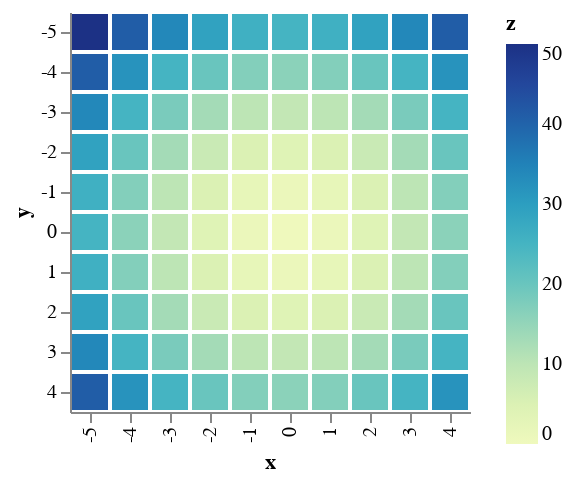

Write notebook code for a chart like this one.
### Markdown cell above
### Grid color and thickness

### Code cell
import altair as alt
import numpy as np
import pandas as pd

# Compute x^2 + y^2 across a 2D grid
x, y = np.meshgrid(range(-5, 5), range(-5, 5))
z = x ** 2 + y ** 2

# Convert this grid to columnar data expected by Altair
source = pd.DataFrame({'x': x.ravel(),
                     'y': y.ravel(),
                     'z': z.ravel()})

alt.Chart(source).mark_rect(stroke='white', strokeWidth=2).encode(
    x='x:O',
    y='y:O',
    color='z:Q'
)

### Figure 1 — Vega-Lite specification as saved in the notebook (floating-point values rounded to 4 significant figures)
{"config": {"view": {"continuousWidth": 400, "continuousHeight": 300}}, "data": {"name": "data-1487c93b91dee61ec4c167e470e512f4"}, "mark": {"type": "rect", "stroke": "white", "strokeWidth": 2}, "encoding": {"color": {"type": "quantitative", "field": "z"}, "x": {"type": "ordinal", "field": "x"}, "y": {"type": "ordinal", "field": "y"}}, "$schema": "https://vega.github.io/schema/vega-lite/v4.8.1.json", "datasets": {"data-1487c93b91dee61ec4c167e470e512f4": [{"x": -5, "y": -5, "z": 50}, {"x": -4, "y": -5, "z": 41}, {"x": -3, "y": -5, "z": 34}, {"x": -2, "y": -5, "z": 29}, {"x": -1, "y": -5, "z": 26}, {"x": 0, "y": -5, "z": 25}, {"x": 1, "y": -5, "z": 26}, {"x": 2, "y": -5, "z": 29}, {"x": 3, "y": -5, "z": 34}, {"x": 4, "y": -5, "z": 41}, {"x": -5, "y": -4, "z": 41}, {"x": -4, "y": -4, "z": 32}, {"x": -3, "y": -4, "z": 25}, {"x": -2, "y": -4, "z": 20}, {"x": -1, "y": -4, "z": 17}, {"x": 0, "y": -4, "z": 16}, {"x": 1, "y": -4, "z": 17}, {"x": 2, "y": -4, "z": 20}, {"x": 3, "y": -4, "z": 25}, {"x": 4, "y": -4, "z": 32}, {"x": -5, "y": -3, "z": 34}, {"x": -4, "y": -3, "z": 25}, {"x": -3, "y": -3, "z": 18}, {"x": -2, "y": -3, "z": 13}, {"x": -1, "y": -3, "z": 10}, {"x": 0, "y": -3, "z": 9}, {"x": 1, "y": -3, "z": 10}, {"x": 2, "y": -3, "z": 13}, {"x": 3, "y": -3, "z": 18}, {"x": 4, "y": -3, "z": 25}, {"x": -5, "y": -2, "z": 29}, {"x": -4, "y": -2, "z": 20}, {"x": -3, "y": -2, "z": 13}, {"x": -2, "y": -2, "z": 8}, {"x": -1, "y": -2, "z": 5}, {"x": 0, "y": -2, "z": 4}, {"x": 1, "y": -2, "z": 5}, {"x": 2, "y": -2, "z": 8}, {"x": 3, "y": -2, "z": 13}, {"x": 4, "y": -2, "z": 20}, {"x": -5, "y": -1, "z": 26}, {"x": -4, "y": -1, "z": 17}, {"x": -3, "y": -1, "z": 10}, {"x": -2, "y": -1, "z": 5}, {"x": -1, "y": -1, "z": 2}, {"x": 0, "y": -1, "z": 1}, {"x": 1, "y": -1, "z": 2}, {"x": 2, "y": -1, "z": 5}, {"x": 3, "y": -1, "z": 10}, {"x": 4, "y": -1, "z": 17}, {"x": -5, "y": 0, "z": 25}, {"x": -4, "y": 0, "z": 16}, {"x": -3, "y": 0, "z": 9}, {"x": -2, "y": 0, "z": 4}, {"x": -1, "y": 0, "z": 1}, {"x": 0, "y": 0, "z": 0}, {"x": 1, "y": 0, "z": 1}, {"x": 2, "y": 0, "z": 4}, {"x": 3, "y": 0, "z": 9}, {"x": 4, "y": 0, "z": 16}, {"x": -5, "y": 1, "z": 26}, {"x": -4, "y": 1, "z": 17}, {"x": -3, "y": 1, "z": 10}, {"x": -2, "y": 1, "z": 5}, {"x": -1, "y": 1, "z": 2}, {"x": 0, "y": 1, "z": 1}, {"x": 1, "y": 1, "z": 2}, {"x": 2, "y": 1, "z": 5}, {"x": 3, "y": 1, "z": 10}, {"x": 4, "y": 1, "z": 17}, {"x": -5, "y": 2, "z": 29}, {"x": -4, "y": 2, "z": 20}, {"x": -3, "y": 2, "z": 13}, {"x": -2, "y": 2, "z": 8}, {"x": -1, "y": 2, "z": 5}, {"x": 0, "y": 2, "z": 4}, {"x": 1, "y": 2, "z": 5}, {"x": 2, "y": 2, "z": 8}, {"x": 3, "y": 2, "z": 13}, {"x": 4, "y": 2, "z": 20}, {"x": -5, "y": 3, "z": 34}, {"x": -4, "y": 3, "z": 25}, {"x": -3, "y": 3, "z": 18}, {"x": -2, "y": 3, "z": 13}, {"x": -1, "y": 3, "z": 10}, {"x": 0, "y": 3, "z": 9}, {"x": 1, "y": 3, "z": 10}, {"x": 2, "y": 3, "z": 13}, {"x": 3, "y": 3, "z": 18}, {"x": 4, "y": 3, "z": 25}, {"x": -5, "y": 4, "z": 41}, {"x": -4, "y": 4, "z": 32}, {"x": -3, "y": 4, "z": 25}, {"x": -2, "y": 4, "z": 20}, {"x": -1, "y": 4, "z": 17}, {"x": 0, "y": 4, "z": 16}, {"x": 1, "y": 4, "z": 17}, {"x": 2, "y": 4, "z": 20}, {"x": 3, "y": 4, "z": 25}, {"x": 4, "y": 4, "z": 32}]}}
